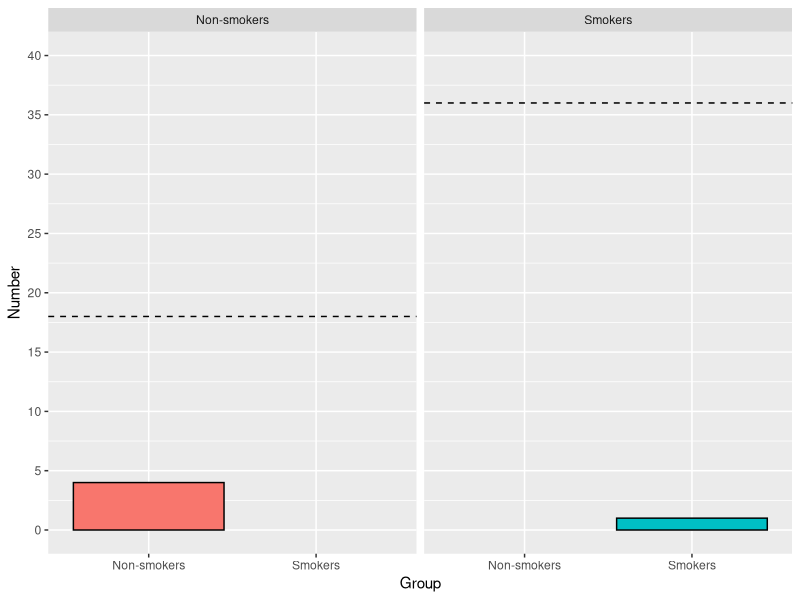
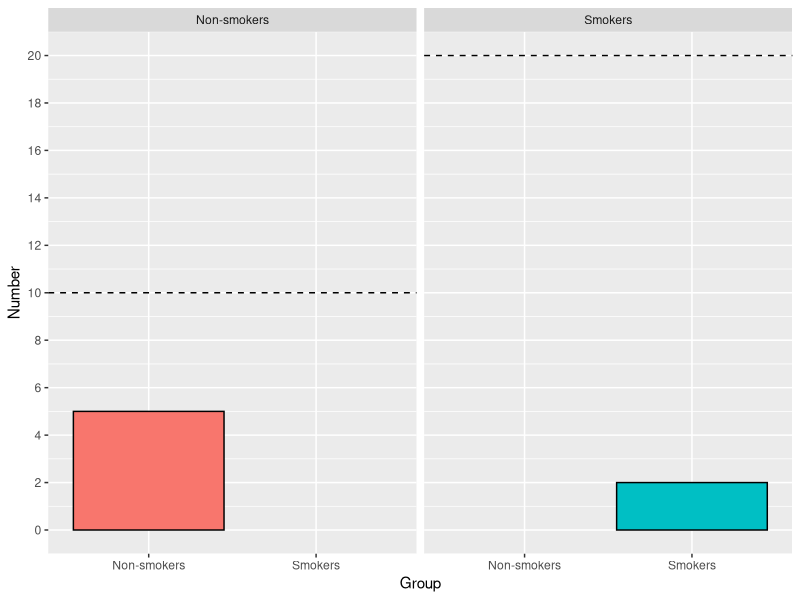

The R source for these figures, in order:
require(tidyverse)
require(cowplot)

# Create data frame of my progress
progress <- tribble(~Group, ~Number, ~Target,
                    "Non-smokers", 4, 18,
                    #"LITS", 0, 18,
                    #"Daily", 0, 18,
                    "Smokers", 1, 36)

# Create data frame of Kieron's progress
kieron_progress <- tribble(~Group, ~Number, ~Target,
                    "Non-smokers", 5, 10,
                    #"LITS", 0, 10,
                    #"Daily", 0, 10,
                    "Smokers", 2, 20)

# Create list of repeated options - save repetition 
base_progress <- list(geom_bar(stat = "identity", colour = "black"),
                      theme(legend.position = "none"),
                      xlab("Group"),
                      facet_wrap(~Group))

# Plot progress of my study 
progress %>% 
  ggplot(aes(x = Group, y = Number, fill = Group)) + 
  base_progress + 
  expand_limits(y = c(0, 40)) + 
  scale_y_continuous(breaks = seq(0, 40, by = 5)) + 
  geom_hline(data = progress, 
             aes(yintercept = Target), 
             linetype = 2)

# Plot progress of Kieron's study
kieron_progress %>% 
  ggplot(aes(x = Group, y = Number, fill = Group)) + 
  base_progress + 
  expand_limits(y = c(0, 20)) + 
  scale_y_continuous(breaks = seq(0, 20, by = 2)) + 
  geom_hline(data = kieron_progress, # Change h line by group 
             aes(yintercept = Target), 
             linetype = 2) # dashed line 
